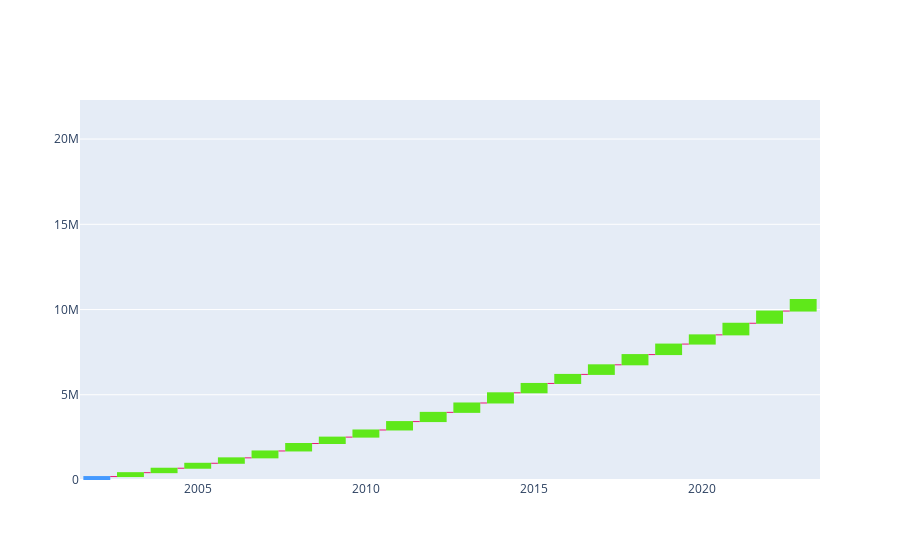

The notebook cell saved with this chart:
### Code cell
fig.show()

### Figure 1 — Plotly figure (JSON) as saved in the notebook; plotly's stock layout.template omitted (floating-point values rounded to 4 significant figures)
{"data": [{"connector": {"line": {"color": "#e81a77", "width": 1}}, "decreasing": {"marker": {"color": "#cf8179"}}, "increasing": {"marker": {"color": "#5fe81a"}}, "measure": ["absolute", "relative", "relative", "relative", "relative", "relative", "relative", "relative", "relative", "relative", "relative", "relative", "relative", "relative", "relative", "relative", "relative", "relative", "relative", "relative", "relative", "relative", "relative", "relative"], "textposition": "outside", "type": "waterfall", "x": [2002.0, 2003.0, 2004.0, 2005.0, 2006.0, 2007.0, 2008.0, 2009.0, 2010.0, 2011.0, 2012.0, 2013.0, 2014.0, 2015.0, 2016.0, 2017.0, 2018.0, 2019.0, 2020.0, 2021.0, 2022.0, 2023.0, NaN, NaN], "y": [201700.0, 228000.0, 260500.0, 290700.0, 318700.0, 403400.0, 438200.0, 374000.0, 418600.0, 493200.0, 540200.0, 550600.0, 597300.0, 548600.0, 530500.0, 563300.0, 600000.0, 616600.0, 539600.0, 681600.0, 715900.0, 677500.0, NaN, NaN]}], "layout": {}}
